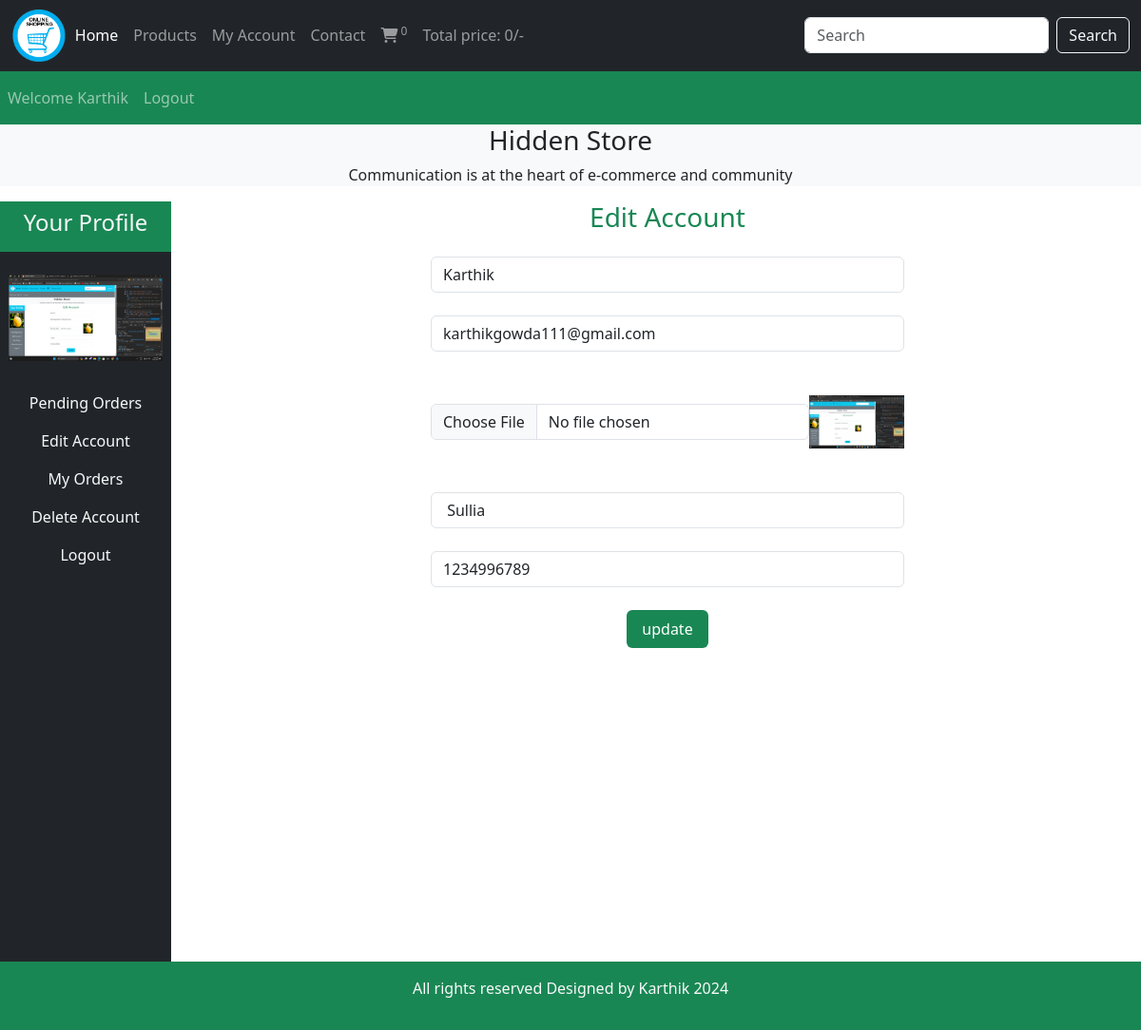
/users_area/profile.php?edit_account (signed in), run on the app's committed database.
### tables this page shows
CREATE TABLE `user_table` (
  `user_id` int(11) NOT NULL,
  `username` varchar(100) NOT NULL,
  `user_email` varchar(100) NOT NULL,
  `user_password` varchar(255) NOT NULL,
  `user_image` varchar(255) NOT NULL,
  `user_ip` varchar(100) NOT NULL,
  `user_address` varchar(255) NOT NULL,
  `user_mobile` varchar(20) NOT NULL
);

### users_area/edit_account.php (the view, shortened to what this page needs)
<?php
if (isset($_GET['edit_account'])) {
    $user_session_name = $_SESSION['username'];
    $select_query = "Select * from `user_table` where username='$user_session_name'";
    $result_query = mysqli_query($con, $select_query);
    $row_fetch = mysqli_fetch_assoc($result_query);
    $username = $row_fetch['username'];
    $user_email = $row_fetch['user_email'];
    $user_address = $row_fetch['user_address'];
    $user_mobile = $row_fetch['user_mobile'];
}
?>
<!DOCTYPE html>
<html lang="en">
<head>
</head>
<body>
    <h3 class="text-success mb-4">Edit Account</h3>
    <form action="" method="post" enctype="multipart/form-data">
        <div class="form-outline mb-4">
            <input type="text" class="form-control w-50 m-auto" value="<?php echo $username ?>" name="user_username">
        </div>
        <div class="form-outline mb-4">
            <input type="email" class="form-control w-50 m-auto" value="<?php echo $user_email ?>" name="user_email">
        </div>
        <div class="form-outline mb-4 d-flex  w-50 m-auto">
            <input type="file" class="form-control  m-auto" name="user_image">
            <img src="./user_images/<?php echo $user_image ?>" alt="" class="edit_image">
        </div>
        <div class="form-outline mb-4">
            <input type="text" class="form-control w-50 m-auto" value="<?php echo $user_address ?>" name="user_address">
        </div>
        <div class="form-outline mb-4">
            <input type="text" class="form-control w-50 m-auto" value="<?php echo $user_mobile ?>" name="user_mobile">
        </div>
        <input type="submit" value="update" class="btn btn-success py-2 px-3 border-0" name="user_update">
    </form>
</body>
</html>

### users_area/profile.php (shortened to what this page needs)
<?php
include('../functions/common_function.php');
?>
<!DOCTYPE html>
<html lang="en">
<head>
    <link href="https://cdn.jsdelivr.net/npm/bootstrap@5.3.2/dist/css/bootstrap.min.css" rel="stylesheet"
>
    <link rel="stylesheet" href="https://cdnjs.cloudflare.com/ajax/libs/font-awesome/6.5.1/css/all.min.css"
 />
    <link rel="stylesheet" href="../style.css">
</head>
<body>
    <div class="container-fluid p-0">
        <nav class="navbar navbar-expand-lg navbar-dark bg-dark">
            <div class="container-fluid">
                <img src="../Images/logo.png" alt="" class="logo">
                <div class="collapse navbar-collapse" id="navbarSupportedContent">
                    <ul class="navbar-nav me-auto mb-2 mb-lg-0">
                        <li class="nav-item">
                            <a class="nav-link active" aria-current="page" href="../index.php">Home</a>
                        </li>
                        <li class="nav-item">
                            <a class="nav-link" href="../display_all.php">Products</a>
                        </li>
                        <li class="nav-item">
                            <a class="nav-link" href="profile.php">My Account</a>
                        </li>
                        <li class="nav-item">
                            <a class="nav-link" href="#">Contact</a>
                        </li>
                        <li class="nav-item">
                            <a class="nav-link" href="../cart.php"><i class="fa-solid fa-cart-shopping"></i><sup>
                                </sup></a>
                        </li>
                        <li class="nav-item">
                            <a class="nav-link" href="#">Total price:
                                ?>/-
                            </a>
                        </li>
                    </ul>
                    <form class="d-flex" action="../search_product.php" method="get">
                        <input class="form-control me-2" type="search" placeholder="Search" aria-label="Search"
                            name="search_data">
                        <input type="submit" value="Search" class="btn btn-outline-light" name="search_data_product">
                    </form>
                </div>
            </div>
        </nav>
        <nav class="navbar navbar-expand-lg navbar-dark bg-success">
            <ul class="navbar-nav me-auto">
                <?php
                if (!isset($_SESSION['username'])) {
                    echo " <li class='nav-item'>
                    <a class='nav-link' href='#'>Welcome Guest</a>
                </li>";
                } else {
                    echo "  <li class='nav-item'>
                    <a class='nav-link' href='#'>Welcome " . $_SESSION['username'] . " </a>
                </li>";
                }
                if (!isset($_SESSION['username'])) {
                    echo "  <li class='nav-item'>
                    <a class='nav-link' href='./users_area/user_login.php'>Login</a>
                </li>";
                } else {
                    echo "  <li class='nav-item'>
                    <a class='nav-link' href='./users_area/logout.php'>Logout</a>
                </li>";
                }
                ?>
            </ul>
        </nav>
        <div class="bg-light">
            <h3 class="text-center">Hidden Store</h3>
            <p class="text-center">Communication is at the heart of e-commerce and community</p>
        </div>
        <div class="row">
            <div class="col-md-2 ">
                <ul class="navbar-nav bg-dark text-center" style="height:100vh">
                    <li class="nav-item bg-success">
                        <a class="nav-link text-light" href="#">
                            <h4>Your Profile</h4>
                        </a>
                    </li>
                    <?php
                    $username=$_SESSION['username'];
                    $user_image="Select * from `user_table` where username='$username'";
                    $user_image=mysqli_query($con,$user_image);
                    $row_image=mysqli_fetch_array($user_image);
                    $user_image=$row_image['user_image'];
                    echo "
                    <li class='nav-item '>
                        <img src='./user_images/$user_image' class='profile_img my-4' alt=''>
                    </li>";
                    ?>
                    <li class="nav-item ">
                        <a class="nav-link text-light" href="profile.php">
                        Pending Orders
                        </a>
                    </li>
                    <li class="nav-item ">
                        <a class="nav-link text-light" href="profile.php?edit_account">
                        Edit Account
                        </a>
                    </li>
                    <li class="nav-item ">
                        <a class="nav-link text-light" href="profile.php?my_orders">
                        My Orders
                        </a>
                    </li>
                    <li class="nav-item ">
                        <a class="nav-link text-light" href="profile.php?delete_account">
                        Delete Account
                        </a>
                    </li>
                    <li class="nav-item ">
                        <a class="nav-link text-light" href="./logout.php">
                        Logout
                        </a>
                    </li>
                </ul>
            </div>
            <div class="col-md-10 text-center">
                <?php
                if(isset($_GET['edit_account'])){
                    include('edit_account.php');
                }
                ?>
            </div>
        </div>
        <?php
        include("../includes/footer.php");
        ?>
    </div>

### style.css (style rules this page uses)
* { margin: 0; padding: 0; box-sizing: border-box; }
.logo { width: 5%; height: 5%; }

### users_area/profile.php (style rules this page uses)
body { overflow-x: hidden; }
.profile_img { width: 90%; margin: auto; display: block; object-fit: contain; }
.edit_image { width: 100px; height: 100px; object-fit: contain; }

### data on the page
user_table: user_image (picture), user_username "Karthik", user_email "karthikgowda111@gmail.com", user_address "Sullia", user_mobile "1234996789"

### other printed values
$count_cart_items "0"
$total_price "0"
$_SESSION['username'] "Karthik"
